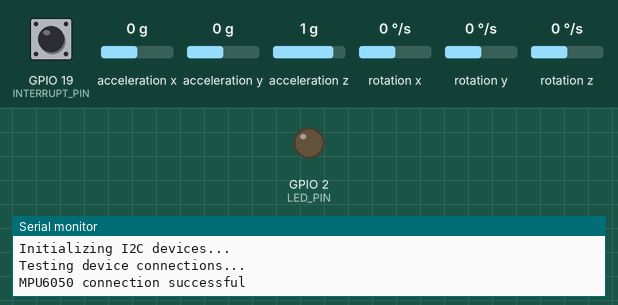
Bench run of a sketch on a simulated ESP32. Parts: output pins drawn as LEDs (lit = HIGH), the last lines printed to the serial monitor. The test bench sets the inputs (shaded band); at power-on: acceleration x 0 g, GPIO 19 (INTERRUPT_PIN) LOW, acceleration y 0 g, acceleration z 1 g, rotation x 0 °/s, rotation y 0 °/s, rotation z 0 °/s. The sensor or clock chip raises its interrupt line as the real part does.

Above: at 0.1 s.
At 1.79 s:
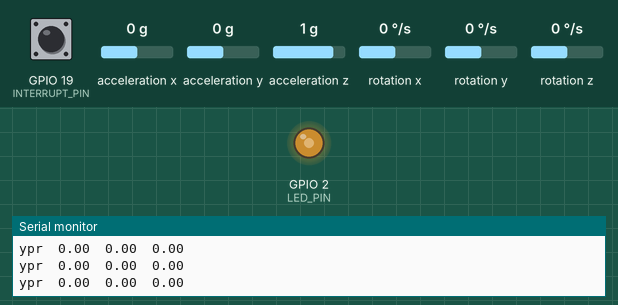
1.8 s: acceleration x set to -1.4 g
Timing chart, 0 to 10.8 s (numbered marks = the images above; inputs shaded):
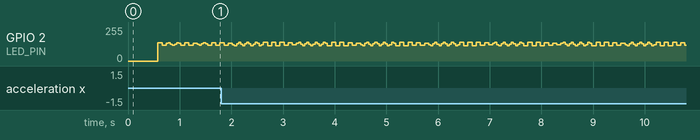

The sketch:

exMPU.ino
```cpp
#include "I2Cdev.h"

#include "MPU6050_6Axis_MotionApps20.h"
//#include "MPU6050.h" // not necessary if using MotionApps include file

// Arduino Wire library is required if I2Cdev I2CDEV_ARDUINO_WIRE implementation
// is used in I2Cdev.h
#if I2CDEV_IMPLEMENTATION == I2CDEV_ARDUINO_WIRE
   #include "Wire.h"
#endif

// class default I2C address is 0x68
// specific I2C addresses may be passed as a parameter here
// AD0 low = 0x68 (default for SparkFun breakout and InvenSense evaluation board)
// AD0 high = 0x69
MPU6050 mpu;
//MPU6050 mpu(0x69); // <-- use for AD0 high

/* =========================================================================
  NOTE: In addition to connection 3.3v, GND, SDA, and SCL, this sketch
  depends on the MPU-6050's INT pin being connected to the Arduino's
  external interrupt #0 pin. On the Arduino Uno and Mega 2560, this is
  digital I/O pin 2.
* ========================================================================= */

/* =========================================================================
  NOTE: Arduino v1.0.1 with the Leonardo board generates a compile error
  when using Serial.write(buf, len). The Teapot output uses this method.
  The solution requires a modification to the Arduino USBAPI.h file, which
  is fortunately simple, but annoying. This will be fixed in the next IDE
  release. For more info, see these links:

  http://arduino.cc/forum/index.php/topic,109987.0.html
  http://code.google.com/p/arduino/issues/detail?id=958
* ========================================================================= */


// uncomment "OUTPUT_READABLE_QUATERNION" if you want to see the actual
// quaternion components in a [w, x, y, z] format (not best for parsing
// on a remote host such as Processing or something though)
//#define OUTPUT_READABLE_QUATERNION

// uncomment "OUTPUT_READABLE_EULER" if you want to see Euler angles
// (in degrees) calculated from the quaternions coming from the FIFO.
// Note that Euler angles suffer from gimbal lock (for more info, see
// http://en.wikipedia.org/wiki/Gimbal_lock)
//#define OUTPUT_READABLE_EULER

// uncomment "OUTPUT_READABLE_YAWPITCHROLL" if you want to see the yaw/
// pitch/roll angles (in degrees) calculated from the quaternions coming
// from the FIFO. Note this also requires gravity vector calculations.
// Also note that yaw/pitch/roll angles suffer from gimbal lock (for
// more info, see: http://en.wikipedia.org/wiki/Gimbal_lock)
#define OUTPUT_READABLE_YAWPITCHROLL

// uncomment "OUTPUT_READABLE_REALACCEL" if you want to see acceleration
// components with gravity removed. This acceleration reference frame is
// not compensated for orientation, so +X is always +X according to the
// sensor, just without the effects of gravity. If you want acceleration
// compensated for orientation, us OUTPUT_READABLE_WORLDACCEL instead.
//#define OUTPUT_READABLE_REALACCEL

// uncomment "OUTPUT_READABLE_WORLDACCEL" if you want to see acceleration
// components with gravity removed and adjusted for the world frame of
// reference (yaw is relative to initial orientation, since no magnetometer
// is present in this case). Could be quite handy in some cases.
//#define OUTPUT_READABLE_WORLDACCEL

// uncomment "OUTPUT_TEAPOT" if you want output that matches the
// format used for the InvenSense teapot demo
//#define OUTPUT_TEAPOT


#define INTERRUPT_PIN 19
// use pin 2 on Arduino Uno & most boards
#define LED_PIN 2 // (Arduino is 13, Teensy is 11, Teensy++ is 6)
bool blinkState = false;

// MPU control/status vars
bool dmpReady = false;  // set true if DMP init was successful
uint8_t mpuIntStatus;   // holds actual interrupt status byte from MPU
uint8_t devStatus;      // return status after each device operation (0 = success, !0 = error)
uint16_t packetSize;    // expected DMP packet size (default is 42 bytes)
uint16_t fifoCount;     // count of all bytes currently in FIFO
uint8_t fifoBuffer[64]; // FIFO storage buffer

// orientation/motion vars
Quaternion q;           // [w, x, y, z]         quaternion container
VectorInt16 aa;         // [x, y, z]            accel sensor measurements
VectorInt16 aaReal;     // [x, y, z]            gravity-free accel sensor measurements
VectorInt16 aaWorld;    // [x, y, z]            world-frame accel sensor measurements
VectorFloat gravity;    // [x, y, z]            gravity vector
float euler[3];         // [psi, theta, phi]    Euler angle container
float ypr[3];           // [yaw, pitch, roll]   yaw/pitch/roll container and gravity vector

// packet structure for InvenSense teapot demo
uint8_t teapotPacket[14] = { '$', 0x02, 0,0, 0,0, 0,0, 0,0, 0x00, 0x00, '\r', '\n' };


// ================================================================
// ===               INTERRUPT DETECTION ROUTINE                ===
// ================================================================

volatile bool mpuInterrupt = false;     // indicates whether MPU interrupt pin has gone high
void dmpDataReady() {
   mpuInterrupt = true;
}

#define RXD2 16
#define TXD2 17

// ================================================================
// ===                      INITIAL SETUP                       ===
// ================================================================

void setup() {
   // join I2C bus (I2Cdev library doesn't do this automatically)
   #if I2CDEV_IMPLEMENTATION == I2CDEV_ARDUINO_WIRE
       Wire.begin();
       Wire.setClock(400000); // 400kHz I2C clock. Comment this line if having compilation difficulties
   #elif I2CDEV_IMPLEMENTATION == I2CDEV_BUILTIN_FASTWIRE
       Fastwire::setup(400, true);
   #endif

   // initialize serial communication
   // (115200 chosen because it is required for Teapot Demo output, but it's
   // really up to you depending on your project)
   Serial.begin(115200);

   Serial2.begin(115200, SERIAL_8N1, RXD2, TXD2);
   while (!Serial); // wait for Leonardo enumeration, others continue immediately

   // NOTE: 8MHz or slower host processors, like the Teensy @ 3.3V or Arduino
   // Pro Mini running at 3.3V, cannot handle this baud rate reliably due to
   // the baud timing being too misaligned with processor ticks. You must use
   // 38400 or slower in these cases, or use some kind of external separate
   // crystal solution for the UART timer.

   // initialize device
   Serial.println(F("Initializing I2C devices..."));
   mpu.initialize();
   pinMode(INTERRUPT_PIN, INPUT);

   // verify connection
   Serial.println(F("Testing device connections..."));
   Serial.println(mpu.testConnection() ? F("MPU6050 connection successful") : F("MPU6050 connection failed"));

   // wait for ready
   devStatus = mpu.dmpInitialize();

   // supply your own gyro offsets here, scaled for min sensitivity
   mpu.setXGyroOffset(220);
   mpu.setYGyroOffset(76);
   mpu.setZGyroOffset(-85);
   mpu.setZAccelOffset(1788); // 1688 factory default for my test chip

   // make sure it worked (returns 0 if so)
   if (devStatus == 0) {
       // Calibration Time: generate offsets and calibrate our MPU6050
       mpu.CalibrateAccel(6);
       mpu.CalibrateGyro(6);
       mpu.PrintActiveOffsets();
       // turn on the DMP, now that it's ready
       Serial.println(F("Enabling DMP..."));
       mpu.setDMPEnabled(true);

       // enable Arduino interrupt detection
       Serial.print(F("Enabling interrupt detection (Arduino external interrupt "));
       Serial.print(digitalPinToInterrupt(INTERRUPT_PIN));
       Serial.println(F(")..."));
       attachInterrupt(digitalPinToInterrupt(INTERRUPT_PIN), dmpDataReady, RISING);
       mpuIntStatus = mpu.getIntStatus();

       // set our DMP Ready flag so the main loop() function knows it's okay to use it
       dmpReady = true;

       // get expected DMP packet size for later comparison
       packetSize = mpu.dmpGetFIFOPacketSize();
   }

   // configure LED for output
   pinMode(LED_PIN, OUTPUT);
}


// ================================================================
// ===                    MAIN PROGRAM LOOP                     ===
// ================================================================

void loop() {
   // if programming failed, don't try to do anything
   if (!dmpReady) return;
   // read a packet from FIFO
   if (mpu.dmpGetCurrentFIFOPacket(fifoBuffer)) { // Get the Latest packet
       #ifdef OUTPUT_READABLE_QUATERNION
           // display quaternion values in easy matrix form: w x y z
           mpu.dmpGetQuaternion(&q, fifoBuffer);
           Serial.print("quat\t");
           Serial.print(q.w);
           Serial.print("\t");
           Serial.print(q.x);
           Serial.print("\t");
           Serial.print(q.y);
           Serial.print("\t");
           Serial.println(q.z);
       #endif

       #ifdef OUTPUT_READABLE_EULER
           // display Euler angles in degrees
           mpu.dmpGetQuaternion(&q, fifoBuffer);
           mpu.dmpGetEuler(euler, &q);
           Serial.print("euler\t");
           Serial.print(euler[0] * 180/M_PI);
           Serial.print("\t");
           Serial.print(euler[1] * 180/M_PI);
           Serial.print("\t");
           Serial.println(euler[2] * 180/M_PI);
       #endif

       #ifdef OUTPUT_READABLE_YAWPITCHROLL
           // display Euler angles in degrees
           mpu.dmpGetQuaternion(&q, fifoBuffer);
           mpu.dmpGetGravity(&gravity, &q);
           mpu.dmpGetYawPitchRoll(ypr, &q, &gravity);

           float y = ypr[0] * 180/M_PI;
           float p = ypr[1] * 180/M_PI;
           float r = ypr[2] * 180/M_PI;

//        yaw = map(y, -180.00, 180.00, 0.00, 4095.00);
//        pitch = map(p, -180.00, 180.00, 0.00, 4095.00);

           Serial.print("ypr\t");
           Serial.print(y);
           Serial.print("\t");
           Serial.print(p);
           Serial.print("\t");
           Serial.println(r);

           Serial2.println("#"+String(y)+"#"+String(p)+"#$");
       #endif

       #ifdef OUTPUT_READABLE_REALACCEL
           // display real acceleration, adjusted to remove gravity
           mpu.dmpGetQuaternion(&q, fifoBuffer);
           mpu.dmpGetAccel(&aa, fifoBuffer);
           mpu.dmpGetGravity(&gravity, &q);
           mpu.dmpGetLinearAccel(&aaReal, &aa, &gravity);
           Serial.print("areal\t");
           Serial.print(aaReal.x);
           Serial.print("\t");
           Serial.print(aaReal.y);
           Serial.print("\t");
           Serial.println(aaReal.z);
       #endif

       #ifdef OUTPUT_READABLE_WORLDACCEL
           // display initial world-frame acceleration, adjusted to remove gravity
           // and rotated based on known orientation from quaternion
           mpu.dmpGetQuaternion(&q, fifoBuffer);
           mpu.dmpGetAccel(&aa, fifoBuffer);
           mpu.dmpGetGravity(&gravity, &q);
           mpu.dmpGetLinearAccel(&aaReal, &aa, &gravity);
           mpu.dmpGetLinearAccelInWorld(&aaWorld, &aaReal, &q);
           Serial.print("aworld\t");
           Serial.print(aaWorld.x);
           Serial.print("\t");
           Serial.print(aaWorld.y);
           Serial.print("\t");
           Serial.println(aaWorld.z);
       #endif

       #ifdef OUTPUT_TEAPOT
           // display quaternion values in InvenSense Teapot demo format:
           teapotPacket[2] = fifoBuffer[0];
           teapotPacket[3] = fifoBuffer[1];
           teapotPacket[4] = fifoBuffer[4];
           teapotPacket[5] = fifoBuffer[5];
           teapotPacket[6] = fifoBuffer[8];
           teapotPacket[7] = fifoBuffer[9];
           teapotPacket[8] = fifoBuffer[12];
           teapotPacket[9] = fifoBuffer[13];
           Serial.write(teapotPacket, 14);
           teapotPacket[11]++; // packetCount, loops at 0xFF on purpose
       #endif

       // blink LED to indicate activity
       blinkState = !blinkState;
       digitalWrite(LED_PIN, blinkState);
   }
}
```
